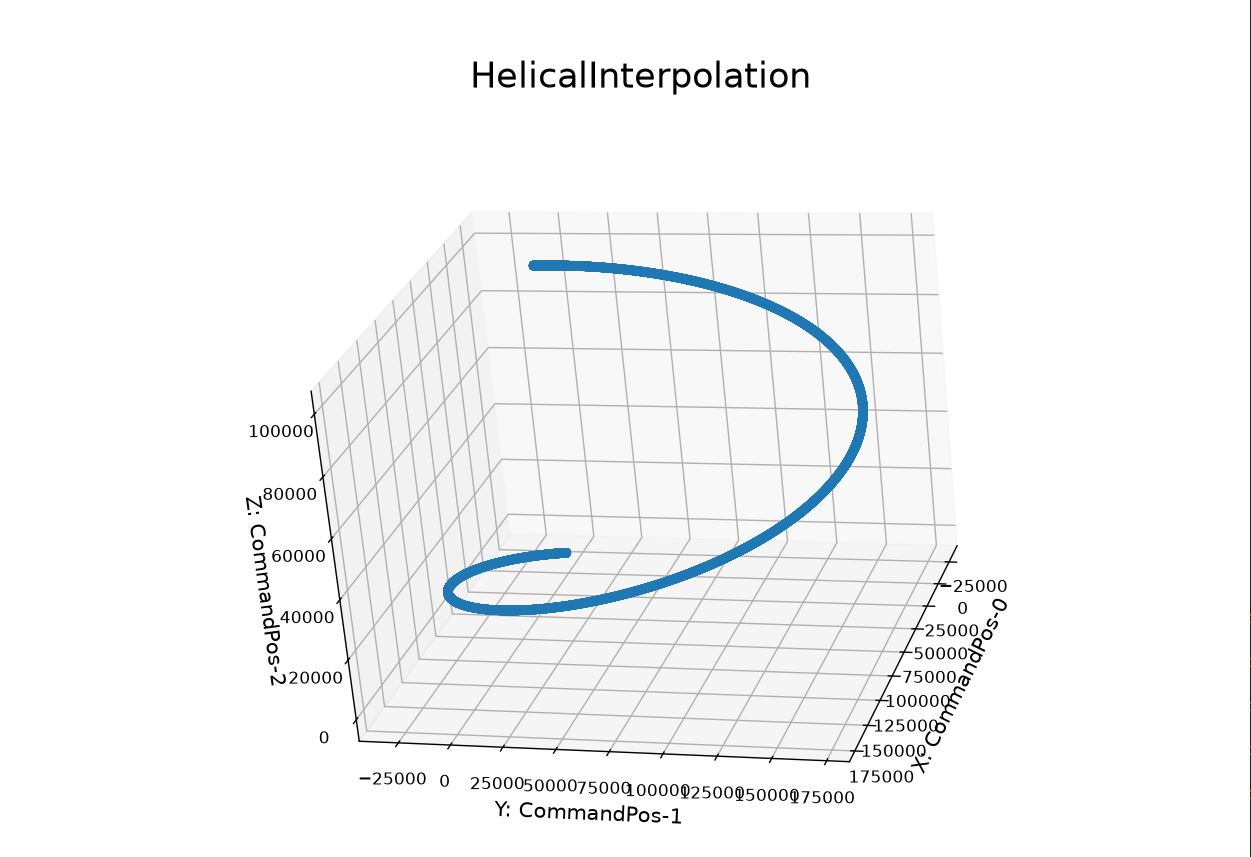

The script that drew this image:
import pandas as pd
import matplotlib.pyplot as plt

df = pd.read_csv('HelicalNewCSV.csv')

fig = plt.figure(figsize=(10, 8))
ax = plt.subplot(projection='3d')

img = ax.scatter(df['CommandPos-0'], 
                 df['CommandPos-1'], 
                 df['CommandPos-2'], 
                 )

ax.set_title('HelicalInterpolation', fontsize=20)
ax.set_xlabel('X: CommandPos-0', fontsize=12)
ax.set_ylabel('Y: CommandPos-1', fontsize=12)
ax.set_zlabel('Z: CommandPos-2', fontsize=12)

plt.show()
